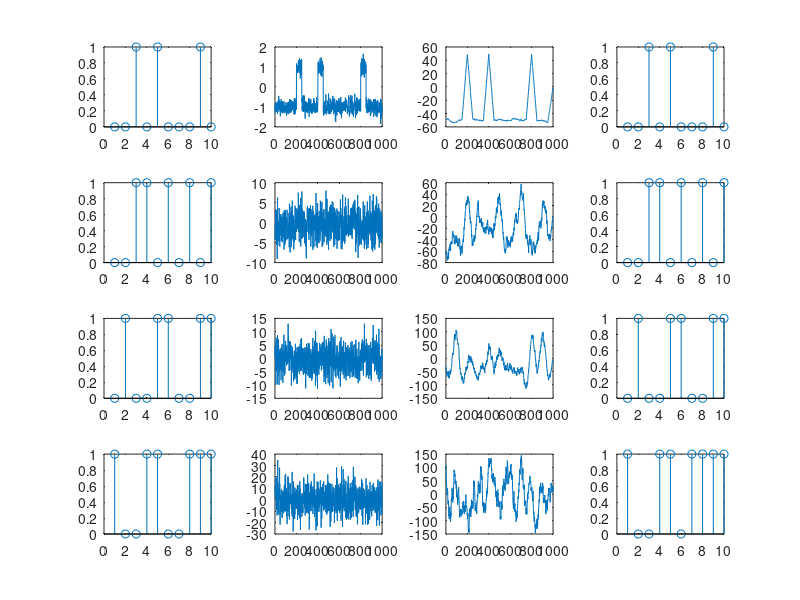

Recreate this plot in MATLAB.
clear;
hold off;
clf;
pkg load signal

title({'Detection of pulses through cross-correlation'})
figure(1)

% simulation parameters
pulse_len = 100;
pulse_num = 10;
pulse_dc = 0.5;
snrs = [10 .1 .05 .01];

%generate pulse reference
pulse_ref = zeros(1, pulse_len);
pulse_ref(1:(end*pulse_dc)) = 1;

for i = 1:length(snrs)
  % generate pulse-train signal
  pulses = zeros(1, pulse_num * pulse_len);
  pulses_pos = round(rand(1, pulse_num));
  for j = 1:pulse_num
    pulses((j-1)*pulse_len+1 : j*pulse_len) = pulse_ref * pulses_pos(j);
  end
  pulses(pulses==0) = -1;
  % calculate signal power
  pulses_pwr = var(pulses);

  % generate noise signal
  noise = randn(1, pulse_num * pulse_len);
  % normalize signal
  noise = noise / std(noise) * sqrt(pulses_pwr / snrs(i));
  
  % sum pulse-train and noise
  sig_noise = pulses + noise;
  
  % generate autocorrelation of noisy signals
  [rxx, lag] = xcorr(sig_noise, pulse_ref);
  % detect pulses: 
  % find cross-correlation values for possible pulses
  rxx_pulses = rxx(find(mod(lag, pulse_len) == 0)(pulse_num:end));
  pulses_res = rxx_pulses > 0;
  
  % plot pulses position
  subplot(length(snrs),4,(i-1)*4+1)
  stem(pulses_pos)
  % plot encoded noisy signal
  subplot(length(snrs),4,(i-1)*4+2)
  plot(sig_noise)
  % plot cross-correlation
  subplot(length(snrs),4,(i-1)*4+3)
  plot(lag(pulse_num*pulse_len:end), rxx(pulse_num*pulse_len:end))
  % plot detected pulses
  subplot(length(snrs),4,i*4)
  stem(pulses_res)
end